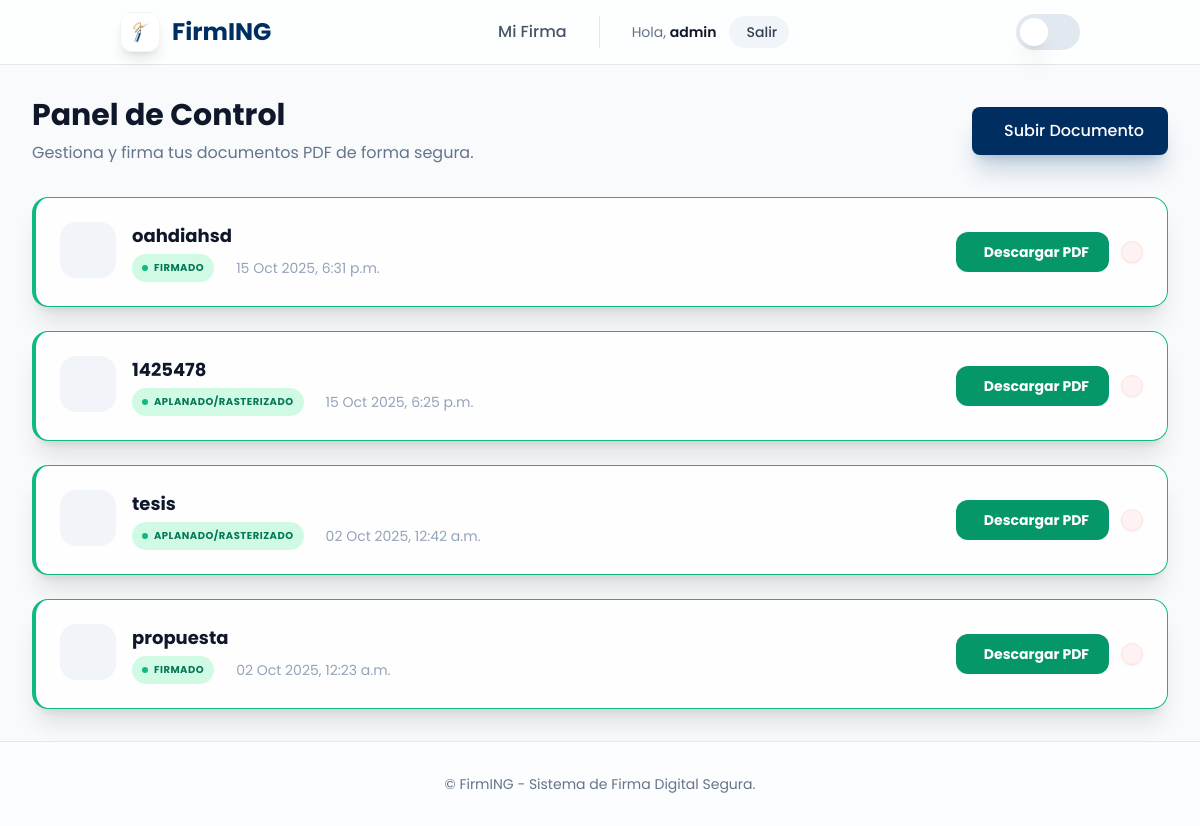
Page / (signed in) on the earlier database version.
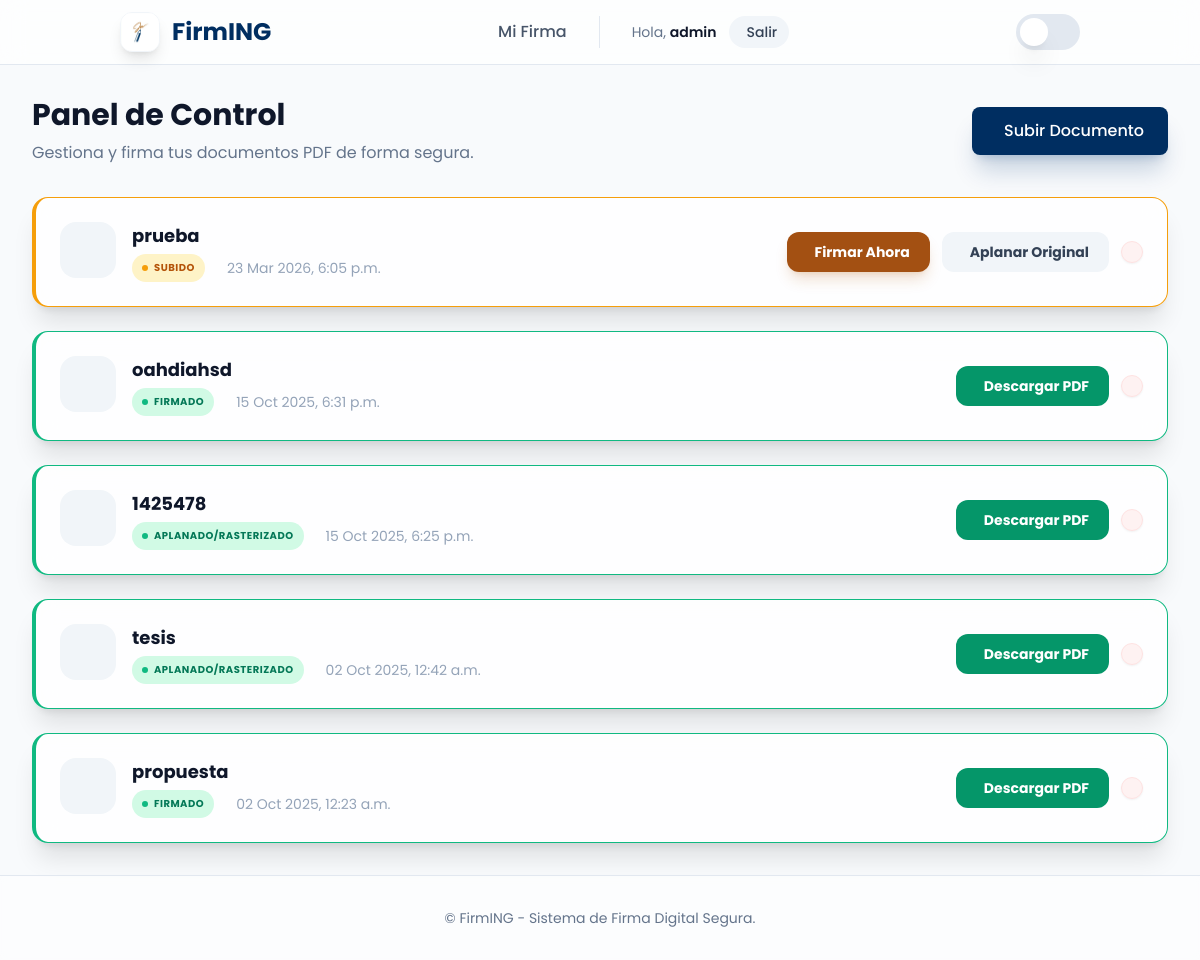
Same page on the later database version.
### core/models.py (models this page shows, shortened)
class Document(models.Model):
    STATUS_CHOICES = (
        ('uploaded', 'Subido'),
        ('signed', 'Firmado'),
        ('flattened', 'Aplanado/Rasterizado'),
        ('flattened_original', 'Original Aplanado'),
    )
    owner = models.ForeignKey(User, on_delete=models.CASCADE)
    title = models.CharField(max_length=200)
    original_file = models.FileField(upload_to='documents/original/')
    signed_file = models.FileField(upload_to='documents/signed/', null=True, blank=True)
    created_at = models.DateTimeField(auto_now_add=True)
    status = models.CharField(max_length=20, choices=STATUS_CHOICES, default='uploaded')
    sha256_hash = models.CharField(max_length=64, null=True, blank=True)
    is_active = models.BooleanField(default=True)

### core/views.py (the view)
# urls.py: path('', views.dashboard, name='dashboard'),
@login_required
def dashboard(request):
    user_documents = Document.objects.filter(owner=request.user, is_active=True).order_by('-created_at')
    context = {
        'documents': user_documents
    }
    return render(request, 'core/dashboard.html', context)

### core/templates/core/dashboard.html (shortened to what this page needs)
{% extends "core/base.html" %}
{% block page_content %}
<div x-data="{
    loaded: false,
    showDeleteModal: false,
    deleteDocId: null,
    deleteDocTitle: '',
    confirmDelete() {
        const csrftoken = document.querySelector('[name=csrfmiddlewaretoken]')?.value || getCookie('csrftoken');
        fetch(`/api/documents/${this.deleteDocId}/delete/`, {
            method: 'POST',
            headers: {
                'X-CSRFToken': csrftoken,
                'Content-Type': 'application/json'
            }
        })
        .then(res => res.json())
        .then(data => {
            if (data.status === 'success') {
                location.reload();
            } else {
                showToast('Error', data.message, 'error');
            }
        })
        .catch(err => {
            console.error(err);
            showToast('Error', 'Error de conexión', 'error');
        });
    }
}" x-init="setTimeout(() => loaded = true, 50)">
    <div class="flex flex-col md:flex-row md:items-center justify-between gap-4 mb-8"
         x-show="loaded"
         x-transition:enter="transition ease-out duration-500"
         x-transition:enter-start="opacity-0 -translate-y-4"
         x-transition:enter-end="opacity-100 translate-y-0">
        <div>
            <h1 class="text-3xl font-bold text-slate-900 dark:text-white mb-2">Panel de Control</h1>
            <p class="text-slate-500 dark:text-slate-400">Gestiona y firma tus documentos PDF de forma segura.</p>
        </div>
        <a href="{% url 'upload_document' %}"
           class="btn-primary flex items-center justify-center gap-2 py-3 px-6 transform transition-all hover:scale-105 active:scale-95 shadow-xl shadow-primary-500/20">
            <span>Subir Documento</span>
        </a>
    </div>
    {% if documents %}
        <div class="grid gap-6">
            {% for document in documents %}
                <div
                    class="glass-card p-6 flex flex-col md:flex-row md:items-center justify-between gap-6 transition-all duration-300 hover:shadow-2xl group border-l-4"
                    :class="{% if document.status == 'flattened' or document.status == 'signed' %}'border-emerald-500'{% else %}'border-amber-500'{% endif %}"
                    x-show="loaded"
                    x-transition:enter="transition ease-out duration-500"
                    x-transition:enter-start="opacity-0 translate-y-8"
                    x-transition:enter-end="opacity-100 translate-y-0"
                    style="transition-delay: {{ forloop.counter0|add:1 }}00ms"
                >
                    <div class="flex items-start gap-4">
                        <div class="flex-shrink-0 w-14 h-14 rounded-2xl bg-slate-100 dark:bg-slate-800 flex items-center justify-center text-primary-600 dark:text-primary-400 group-hover:bg-primary-50 dark:group-hover:bg-primary-900/20 transition-colors">
                        </div>
                        <div>
                            <h3 class="text-lg font-bold text-slate-900 dark:text-white mb-1 group-hover:text-primary-600 dark:group-hover:text-primary-400 transition-colors">{{ document.title }}</h3>
                            <div class="flex flex-wrap items-center gap-4 text-sm">
                                <span class="flex items-center gap-1.5 px-2.5 py-1 rounded-full font-bold text-[10px] uppercase tracking-wider {% if document.status == 'flattened' or document.status == 'signed' %}bg-emerald-100 text-emerald-700 dark:bg-emerald-900/40 dark:text-emerald-400{% else %}bg-amber-100 text-amber-700 dark:bg-amber-900/40 dark:text-amber-400{% endif %}">
                                    <span class="w-1.5 h-1.5 rounded-full {% if document.status == 'flattened' or document.status == 'signed' %}bg-emerald-500{% else %}bg-amber-500 animation-pulse{% endif %}"></span>
                                    {{ document.get_status_display }}
                                </span>
                                <span class="text-slate-400 dark:text-slate-500 flex items-center gap-1.5">
                                    {{ document.created_at|date:"d M Y, P" }}
                                </span>
                            </div>
                        </div>
                    </div>
                    <div class="flex flex-wrap items-center gap-3">
                        {% if document.status == 'flattened' or document.status == 'signed' %}
                            <a href="{% url 'download_signed_document' pk=document.pk %}" class="flex items-center gap-2 px-5 py-2.5 bg-emerald-600 text-white rounded-xl font-bold text-sm transition-all hover:bg-emerald-700 hover:shadow-lg hover:shadow-emerald-500/30 active:scale-95" download>
                                <span>Descargar PDF</span>
                            </a>
                        {% elif document.status == 'uploaded' %}
                            <a href="{% url 'sign_document_editor' pk=document.pk %}" class="btn-secondary flex items-center gap-2 px-5 py-2.5 rounded-xl text-sm font-bold shadow-lg shadow-secondary-500/20">
                                <span>Firmar Ahora</span>
                            </a>
                            <button
                                class="flex items-center gap-2 px-5 py-2.5 bg-slate-100 text-slate-700 rounded-xl font-bold text-sm transition-all hover:bg-slate-200 active:scale-95 dark:bg-slate-800 dark:text-slate-300 dark:hover:bg-slate-700 btn-flatten-original"
                                data-document-id="{{ document.pk }}"
                                x-data="{ processing: false }"
                                @click="processing = true"
                                :class="{ 'opacity-50 pointer-events-none': processing }"
                            >
                                <span x-text="processing ? 'Aplanando...' : 'Aplanar Original'"></span>
                            </button>
                        {% endif %}
                        <button
                            @click="deleteDocId = {{ document.pk }}; deleteDocTitle = '{{ document.title|escapejs }}'; showDeleteModal = true"
                            class="p-2.5 rounded-xl bg-red-50 dark:bg-red-900/20 text-red-600 dark:text-red-400 hover:bg-red-600 hover:text-white transition-all active:scale-90 shadow-sm border border-red-100 dark:border-red-900/30"
                            title="Eliminar"
                        >
                        </button>
                    </div>
                </div>
            {% endfor %}
        </div>
    {% endif %}
</div>
{% endblock %}

### core/templates/core/base.html (shortened to what this page needs)
{% load static %}<!doctype html>
<html lang="es" x-data="{
    darkMode: localStorage.getItem('theme') === 'dark' || (!localStorage.getItem('theme') && window.matchMedia('(prefers-color-scheme: dark)').matches),
    toggleTheme() {
        this.darkMode = !this.darkMode;
        localStorage.setItem('theme', this.darkMode ? 'dark' : 'light');
    }
}" :class="{ 'dark': darkMode, 'light': !darkMode }">
<head>
    <link rel="stylesheet" href="https://unpkg.com/primeicons/primeicons.css">
    <script src="https://cdn.tailwindcss.com"></script>
</head>
<body class="bg-slate-50 text-slate-900 transition-colors duration-300 dark:bg-slate-950 dark:text-slate-100 min-h-screen flex flex-col">
    <header class="sticky top-0 z-50 w-full border-b border-slate-200 bg-white/70 backdrop-blur-md dark:border-slate-800 dark:bg-slate-900/70">
        <div class="container mx-auto flex h-16 items-center justify-between px-4 lg:px-8">
            <div class="flex items-center gap-2">
                <a href="{% url 'dashboard' %}" class="flex items-center gap-3 text-2xl font-bold text-primary-600 dark:text-primary-400 transition-transform active:scale-95 group">
                    <div class="w-10 h-10 bg-white dark:bg-slate-800 rounded-xl flex items-center justify-center shadow-lg border border-slate-100 dark:border-slate-700 overflow-hidden group-hover:scale-110 transition-transform">
                        <img src="{% static 'core/img/logo.png' %}" alt="Logo" class="w-full h-full object-cover">
                    </div>
                    <span>FirmING</span>
                </a>
            </div>
            <nav class="hidden md:flex items-center gap-8">
                {% if user.is_authenticated %}
                    <a href="{% url 'manage_signature' %}" class="nav-link">Mi Firma</a>
                    <div class="flex items-center gap-3 border-l border-slate-200 pl-8 dark:border-slate-700">
                        <span class="text-sm text-slate-500 dark:text-slate-400">Hola, <span class="font-semibold text-slate-900 dark:text-white">{{ user.username }}</span></span>
                        <form action="{% url 'logout' %}" method="post" class="inline">
                            <button type="submit" class="flex items-center gap-1.5 rounded-full bg-slate-100 px-3 py-1.5 text-sm font-medium text-slate-700 transition-all hover:bg-red-50 hover:text-red-600 active:scale-95 dark:bg-slate-800 dark:text-slate-300 dark:hover:bg-red-900/30 dark:hover:text-red-400">
                                Salir
                            </button>
                        </form>
                    </div>
                {% else %}
                    <a href="{% url 'login' %}" class="btn-primary flex items-center gap-2">
                        <i class="pi pi-user"></i>
                        Ingresar
                    </a>
                {% endif %}
            </nav>
            <div class="flex items-center gap-4">
                <div class="flex items-center">
                    <button
                        @click="toggleTheme()"
                        class="relative inline-flex h-9 w-16 items-center rounded-full transition-colors focus:outline-none"
                        :class="darkMode ? 'bg-primary-600' : 'bg-slate-200'"
                    >
                        <span
                            class="inline-block h-7 w-7 transform rounded-full bg-white shadow-xl transition-all duration-300 flex items-center justify-center"
                            :class="darkMode ? 'translate-x-8 rotate-45' : 'translate-x-1 rotate-0'"
                        >
                        </span>
                    </button>
                </div>
            </div>
        </div>
    </header>
    <main class="container mx-auto px-4 py-8 lg:px-8 max-w-7xl flex-grow">
        {% block page_content %}{% endblock %}
    </main>
    <footer class="border-t border-slate-200 dark:border-slate-800 py-8 bg-white/50 dark:bg-slate-900/50 backdrop-blur-sm">
        <div class="container mx-auto px-4 text-center">
            <p class="text-sm text-slate-500 dark:text-slate-400">
                &copy; {{ now|date:"Y" }} FirmING - Sistema de Firma Digital Segura.
            </p>
        </div>
    </footer>
</body>
</html>

Differences in the rows shown:
added Document: title "prueba", status "SUBIDO", created_at "23 Mar 2026, 6:05 p.m."
